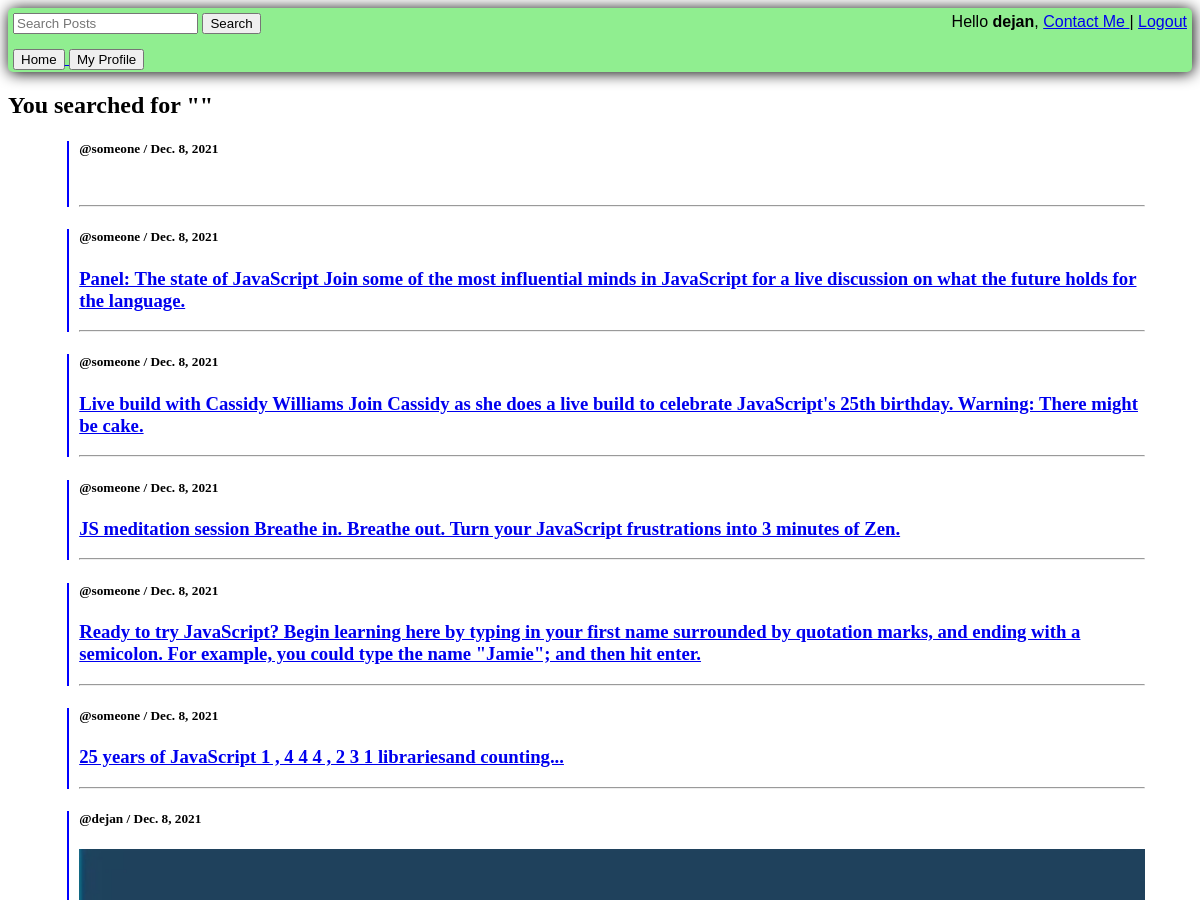
Before: /search/ (signed in, upper part) with the older database file.
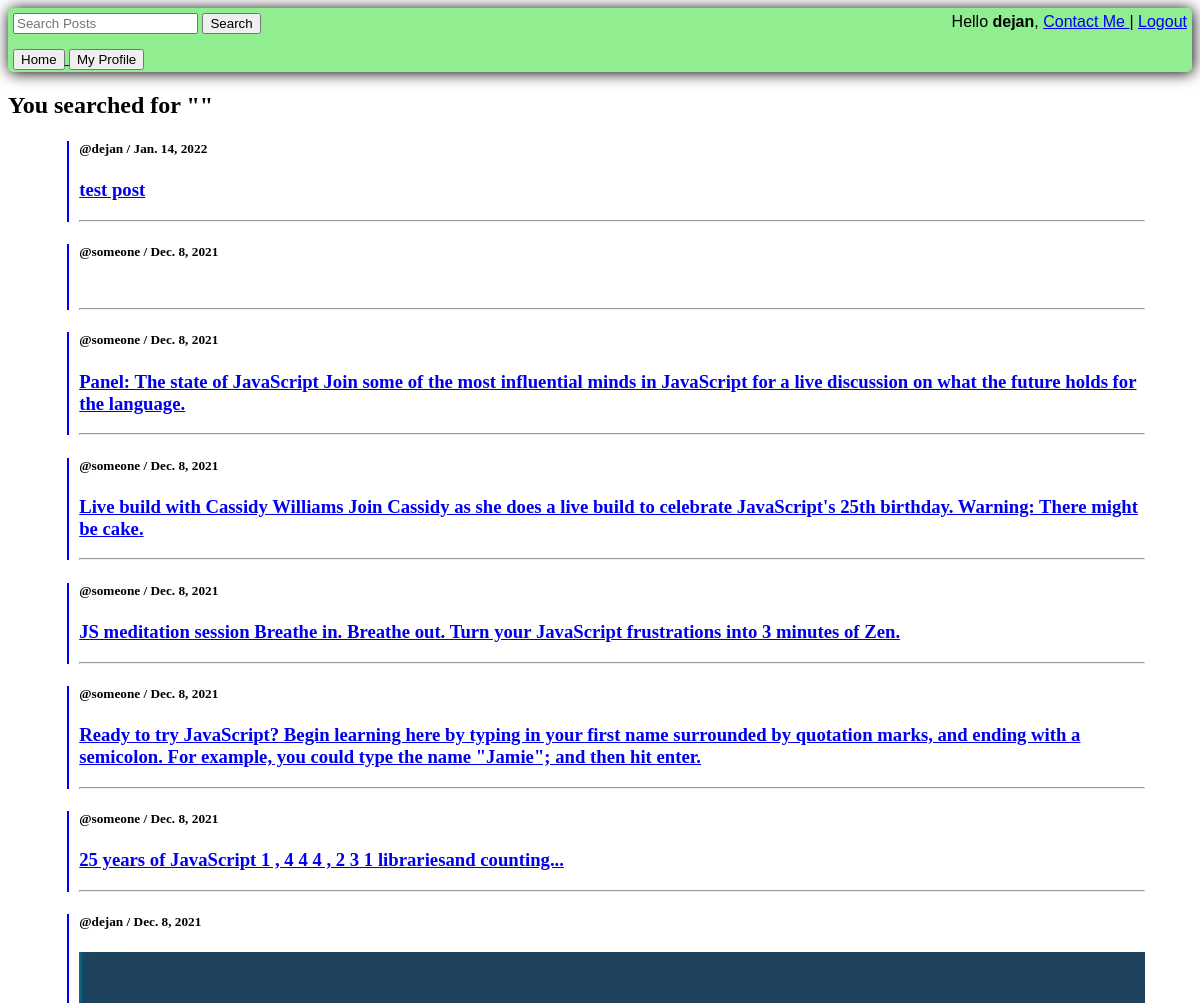
After: the same page with the newer database file.
### baseApp/models.py (models this page shows)
class Post(models.Model):
    user = models.ForeignKey(User, on_delete=models.SET_NULL, null=True)
    post = models.TextField()
    image = ResizedImageField(size=[1280, 720], quality=100, null=True, blank=True, upload_to='images/')
    updated = models.DateTimeField(auto_now=True)
    created = models.DateTimeField(auto_now_add=True)
    likes = models.ManyToManyField(User, blank=True, related_name='likes')
    dislikes = models.ManyToManyField(User, blank=True, related_name='dislikes')
    def __str__(self):
        return f'{self.post}'
    class Meta:
        ordering = ['-created']

### baseApp/views.py (the view)
# urls.py: path('search/', views.search, name='search'),
@login_required(login_url='loginUser')
def search(request):
    q = request.GET.get('q') if request.GET.get('q') != None else ''
    searched = Post.objects.filter(Q(post__icontains=q))
    context = {'searched': searched, 'q': q}
    return render(request, 'baseApp/search.html', context)

### baseApp/templates/baseApp/search.html (shortened to what this page needs)
{% extends 'baseApp/base.html' %}
{% block content %}
<h2> You searched for "{{q}}"</h2>
{% if searched %}
{% for search in searched %}
<div class="search">
<b> <h5>@{{search.user}} </b> / {{search.created.date}}</h5>
<a href="{% url 'comment' search.pk %}">
  <h3>{{search}}</h3>
  {% if search.image %}
      <img src="{{ search.image.url }}" alt="" class="image"><br>
  {% endif %}
</a><hr>
</div>
{% endfor %}
{% else %}
<p> Nothing found... </p>
{% endif %}
{% endblock content %}

Changed rows visible on the page:
added Post: user "dejan", created "Jan. 14, 2022", post "test post"
